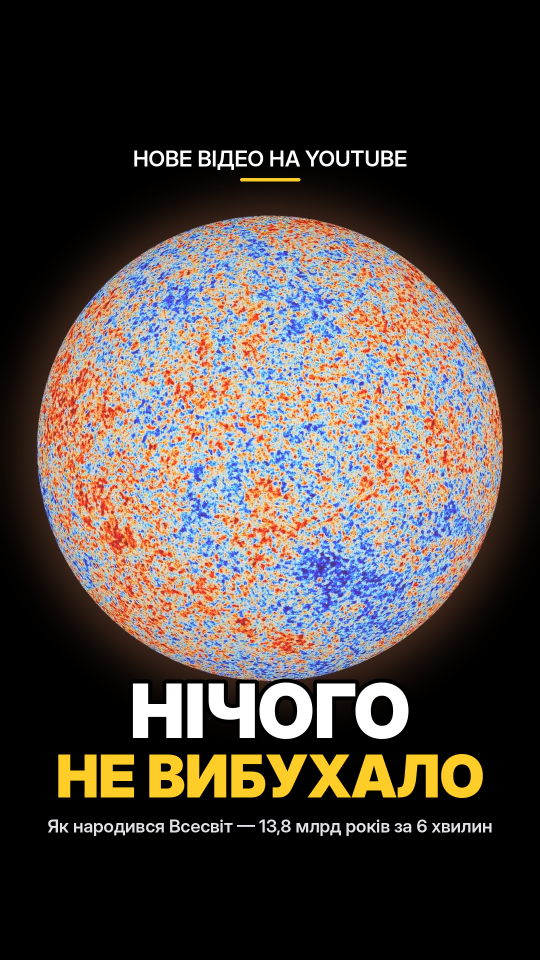
#> input picture videos/stories/big_bang_story.png, 1080 x 1920 px, given in place of eso0932a.jpg, which was not available (shown at 1/2 size)
$ python inspired.py
#> lines starting #> are read from the running program, lines starting #| are printed output that depends on the picture
# Сторіз «Що надихнуло?» — відповідь автора на запитання (14.11.2026). Запуск з videos/tools: python3 ../stories/inspired.py
# Тло — справжнє небо (ESO/S. Brunier, CC BY 4.0). Текст вичитано (див. чат 14.11).
from PIL import Image, ImageDraw, ImageFont, ImageFilter, ImageEnhance
import numpy as np, os
W, H = 1080, 1920
OUT = os.path.join(os.path.dirname(os.path.abspath(__file__)), 'inspired.png')
Image.MAX_IMAGE_PIXELS = None
sky = Image.open('data/sky/eso0932a.jpg').convert('RGB')
#> sky is the input picture: PIL image 1080x1920 RGB; mean R, G, B 75.8, 67.8, 64
c = sky.crop((3300, 0, 5900, 3000)).rotate(-28, resample=Image.BICUBIC)
#> c: PIL image 2600x3000 RGB; every value is 0
s = max(W / c.width, H / c.height) * 1.8
#> s = 1.15
c = c.resize((int(c.width * s), int(c.height * s)), Image.LANCZOS)
#> c: PIL image 2995x3456 RGB; every value is 0
x0, y0 = (c.width - W) // 2, (c.height - H) // 2
#> x0 = 957; y0 = 768
bg = ImageEnhance.Brightness(c.crop((x0, y0, x0 + W, y0 + H))).enhance(0.85)
#> bg: PIL image 1080x1920 RGB; every value is 0
a = np.asarray(bg).astype(np.float32) / 255
#> a: shape (1920, 1080, 3) float32; every value is 0
yy = np.linspace(0, 1, H)[:, None, None]
a *= 1 - 0.62 * np.exp(-((yy - 0.55) / 0.22) ** 2)          # darker behind the text
img = Image.fromarray((np.clip(a, 0, 1) * 255).astype(np.uint8)).convert('RGBA')

def U(sz, w=700):
    f = ImageFont.truetype('fonts/Unbounded.ttf', sz)
    try: f.set_variation_by_axes([w])
    except Exception: pass
    return f
def C(sz, w=500):
    f = ImageFont.truetype('fonts/Commissioner.ttf', sz)
    try: f.set_variation_by_axes([w])
    except Exception: pass
    return f
gold, white, soft = (255, 214, 140), (255, 255, 255), (215, 222, 240)
d = ImageDraw.Draw(img)

# the question sticker is added by the author in Instagram (the space above the text is left for it)
d = ImageDraw.Draw(img)

def wrap(text, font, maxw):
    out, line = [], ''
    import re
    text = re.sub(r'(?<=\s)([іійвузаоІЙВУЗАО]|«О,) ', lambda m: m.group(1) + '\u00a0', ' ' + text).strip()
    for w in text.split(' '):
        t = (line + ' ' + w).strip()
        if d.textlength(t, font=font) <= maxw: line = t
        else: out.append(line); line = w
    if line: out.append(line)
    return out

paras = ['Ми з дитинства часто споглядаємо небо, і кожен бачить там щось своє: незвідане й чарівне.',
         'Хочеться, піднявши голову вгору ясної чи місячної ночі, побачити сузір’я і сказати: «О, я його знаю!»',
         'Щоб, коли маленька дитина поруч спитає: «Тату, а що це?», — мати відповідь.',
         'Щоб, лежачи з коханою, роздивлятися зорі й казати: «А це твоє сузір’я».']
fb = C(44, 500); y = 560; lh = 62
for p in paras:
    for ln in wrap(p, fb, W - 150):
        x = (W - d.textlength(ln.replace('\u00a0', ' '), font=fb)) / 2
        d.text((x + 2, y + 2), ln.replace('\u00a0', ' '), font=fb, fill=(0, 0, 0, 180)); d.text((x, y), ln.replace('\u00a0', ' '), font=fb, fill=soft); y += lh
    y += 30
#> after the loop, y = 1362
y += 20
#> y = 1382
fe = U(46, 600)
for ln in ['Всесвіт чарівний, таємничий', 'і прекрасний —', 'його хочеться вивчати']:
    x = (W - d.textlength(ln, font=fe)) / 2
    g = Image.new('RGBA', (W, H), (0, 0, 0, 0)); ImageDraw.Draw(g).text((x, y), ln, font=fe, fill=gold + (190,))
    img.alpha_composite(g.filter(ImageFilter.GaussianBlur(14))); d = ImageDraw.Draw(img)
    d.text((x, y), ln, font=fe, fill=gold); y += 66
#> this loop made 3 passes
#> (x, y) on passes 1 to 3: (191.4, 1448), (352, 1514), (263.3, 1580)
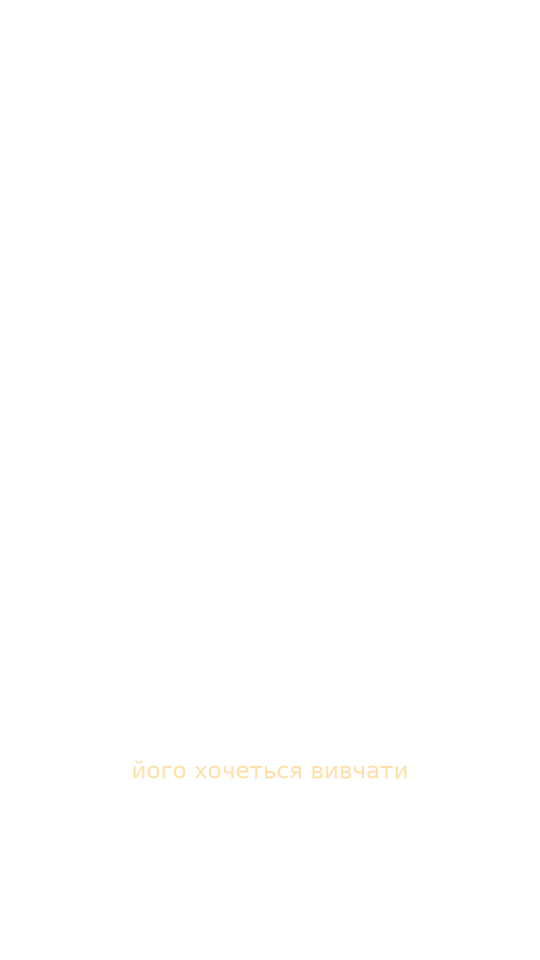
#> g: PIL image 1080x1920 RGBA (shown at 1/2 size); mean R, G, B, A 0.7, 0.6, 0.4, 0.5; transparent parts drawn white
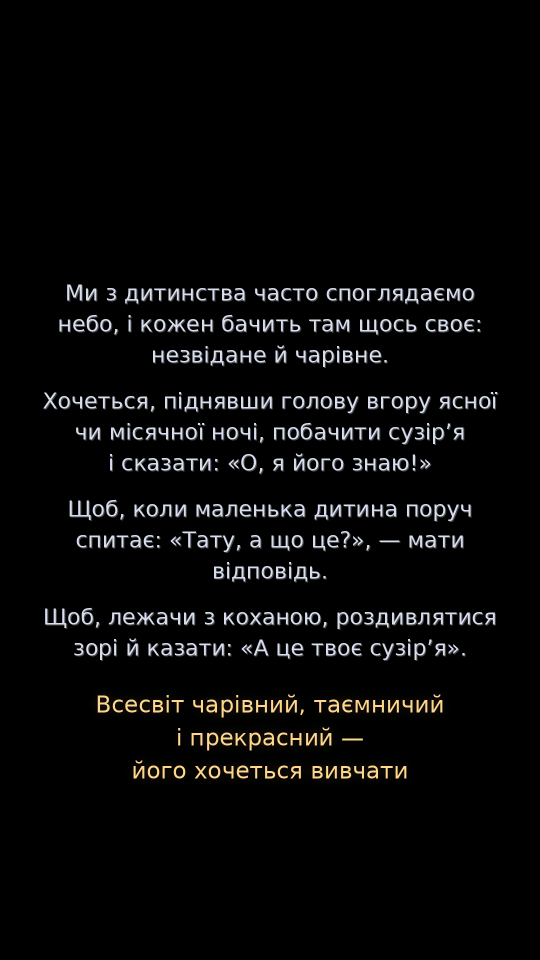
#> img: PIL image 1080x1920 RGBA (shown at 1/2 size); mean R, G, B, A 8.4, 8.3, 8.3, 253.8; transparent parts drawn white
#> after the loop, y = 1580
assert y < 1650, y
for t, f, col, yy_ in (('НЕБОЗВІД', U(38), gold, 1700), ('nebozvid.com.ua', C(34), soft, 1758)):
    d.text(((W - d.textlength(t, font=f)) / 2, yy_), t, font=f, fill=col)
img.convert('RGB').save(OUT)
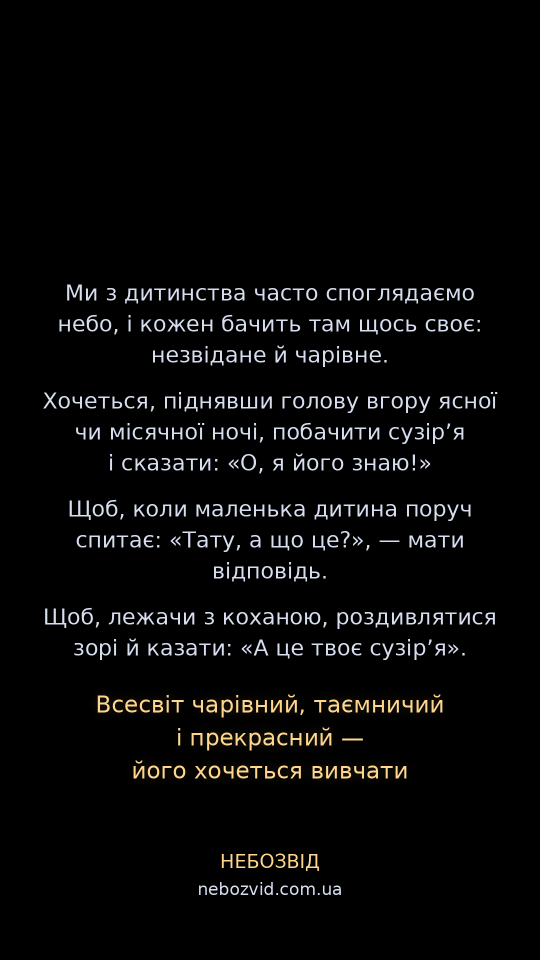
#> saved as inspired.png: PIL image 1080x1920 RGB (shown at 1/2 size); mean R, G, B 8.9, 8.7, 8.7
print(OUT, y)
#| videos/stories/inspired.png 1580
